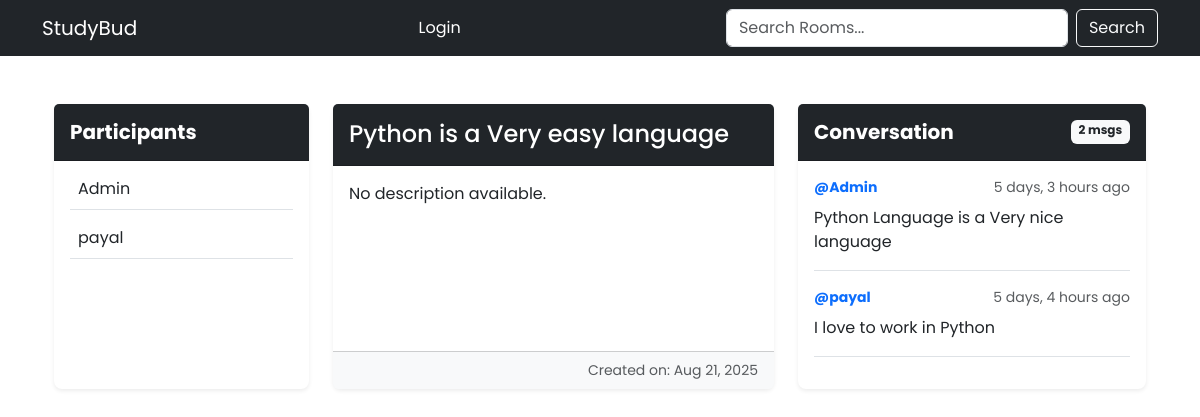
The page /room/10/ on the database its author committed.
### base/models.py (models this page shows, shortened)
class Room(models.Model):
    host = models.ForeignKey(User, on_delete=models.SET_NULL, null=True)
    topic = models.ForeignKey(Topic, on_delete=models.SET_NULL, null=True)
    name = models.CharField(max_length=200)
    description = models.TextField(null=True, blank=True)
    participants = models.ManyToManyField(User, related_name='participants', blank=True)
    updated = models.DateTimeField(auto_now=True)
    created = models.DateTimeField(auto_now_add=True)
    class Meta:
        ordering = ['-updated', '-created']

class Message(models.Model):
    user = models.ForeignKey(User, on_delete=models.CASCADE)
    room = models.ForeignKey(Room, on_delete=models.CASCADE)
    body = models.TextField()
    updated = models.DateTimeField(auto_now=True)
    created = models.DateTimeField(auto_now_add=True)
    class Meta:
        ordering = ['-updated', '-created']
    def __str__(self):
        return self.body[0:50]

### base/views.py (the view, shortened to what this page needs)
# urls.py: path('room/<str:pk>/', views.room, name='room'),
def room(request, pk):
    room = Room.objects.get(id=pk)
    msgs = room.message_set.all().order_by('-created')
    body = request.POST.get('body')
    participants = room.participants.all()
    context = {'room':room, 'msgs':msgs, 'participants' : participants}
    return render(request, 'base/room.html',context)

### base/templates/base/room.html (shortened to what this page needs)
{% extends 'layout.html' %} {% block content %}
<div class="container my-5">
  <div class="row justify-content-center g-4">
    <div class="col-md-3">
      <div class="card shadow-sm border-0 rounded-3 h-100">
        <div class="card-header bg-dark text-white py-3">
          <h5 class="mb-0 fw-bold">Participants</h5>
        </div>
        <div class="card-body overflow-auto" style="max-height: 70vh">
          {% if participants %} {% for user in participants %}
          <div class="d-flex align-items-center mb-3 border-bottom pb-2">
            <span>{{ user.username }}</span>
          </div>
          {% endfor %} {% else %}
          <div class="alert alert-secondary mb-0">No participants yet.</div>
          {% endif %}
        </div>
      </div>
    </div>
    <div class="col-md-5">
      <div class="card shadow-sm border-0 rounded-3 h-100">
        <div class="card-header bg-dark text-white py-3">
          <h4 class="mb-0">{{ room.name }}</h4>
        </div>
        <div class="card-body">
          <p class="card-text">
            {{ room.description|default:"No description available." }}
          </p>
        </div>
        <div class="card-footer bg-light text-muted small text-end">
          Created on: {{ room.created|date:"M d, Y" }}
        </div>
      </div>
    </div>
    <div class="col-md-4">
      <div class="card shadow-sm border-0 rounded-3 h-100">
        <div
          class="card-header bg-dark text-white py-3 d-flex justify-content-between"
        >
          <h5 class="mb-0 fw-bold">Conversation</h5>
          <span class="badge bg-light text-dark">{{ msgs|length }} msgs</span>
        </div>
        <div class="card-body overflow-auto" style="max-height: 70vh">
          {% if msgs %} {% for msg in msgs %}
          <div class="mb-3 pb-3 border-bottom">
            <div class="d-flex justify-content-between align-items-center">
              <small class="fw-bold text-primary">@{{ msg.user }}</small>
              <small class="text-muted">{{ msg.created|timesince }} ago</small>
            </div>
            <div class="d-flex justify-content-between align-items-start mt-2">
              <p class="mb-0 flex-grow-1">{{ msg }}</p>
            </div>
          </div>
          {% endfor %} {% else %}
          <div class="alert alert-secondary mb-0">No messages yet.</div>
          {% endif %}
        </div>
      </div>
    </div>
  </div>
</div>
{% endblock %}

### templates/layout.html (style rules this page uses)
* { font-family: "Poppins", sans-serif; }

### rows shown on the page
Room: name "Python is a Very easy language", description "No description available.", created "Aug 21, 2025"
Message: user "Admin", created "5 days, 3 hours", body "Python Language is a Very nice language"
Message: user "payal", created "5 days, 4 hours", body "I love to work in Python"

### other values the page prints
{{ user.username }} "Admin"
{{ user.username }} "payal"
{{ msgs|length }} "2"
